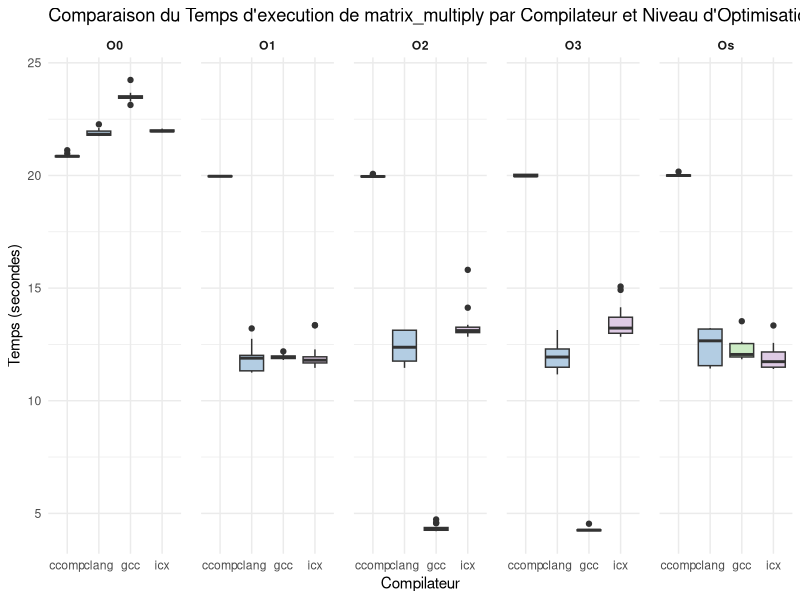

R code for this plot:
library(ggplot2)

# Step 1: Read the CSV file
data <- read.csv("time_data_backup.csv")

# Step 2: Create the boxplot with ggplot2, using facet_grid to separate by optimisation level
# Create the plot and store it in a variable
p <- ggplot(data, aes(x = compilation, y = temps, fill = compilation)) +
  geom_boxplot() +
  facet_grid(. ~ optimisation, scales = "free_x", space = "free_x") +
  labs(title = "Comparaison du Temps d'execution de matrix_multiply par Compilateur et Niveau d'Optimisation",
       x = "Compilateur",
       y = "Temps (secondes)") +
  theme_minimal() +
  theme(panel.spacing = unit(1, "lines"), strip.text = element_text(face = "bold"), legend.position = "none") +
  scale_fill_brewer(palette = "Pastel1")

# Print the plot
print(p)

